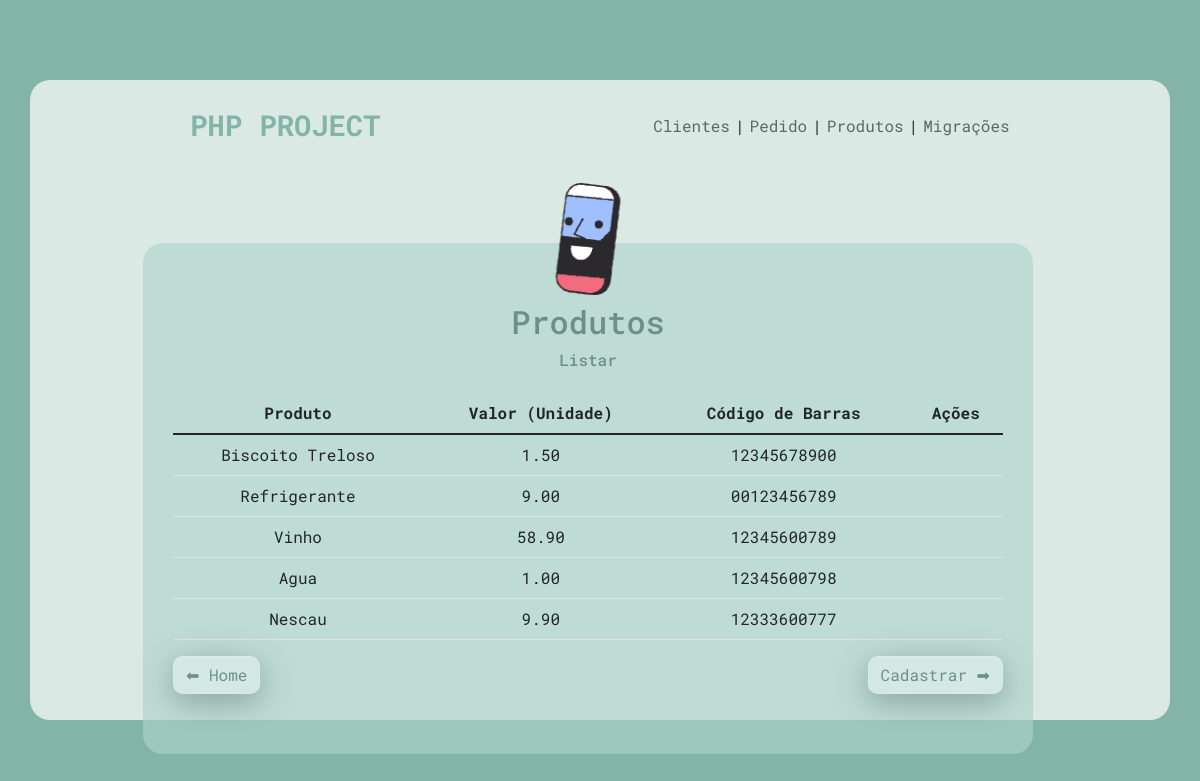
Screenshot of /products/list-products.php with the database file from the repository.
### tables this page shows
CREATE TABLE products (
	id int not null auto_increment primary key,
    nome_produto varchar (250) not null,
    valor_unitario decimal (5,2) not null,
    cod_barras varchar (11) not null unique key
);

### products/list-products.php (the view, shortened to what this page needs)
<?php
require_once('../backend/connection.php');
?>
<!DOCTYPE html>
<html lang="en">
<head>
  <link href="https://cdn.jsdelivr.net/npm/bootstrap@5.1.3/dist/css/bootstrap.min.css" rel="stylesheet">
  <link href="/style/home.css" rel="stylesheet">
  <link href="/style/form.css" rel="stylesheet">
  <link rel="stylesheet" href="path/to/font-awesome/css/font-awesome.min.css">
</head>
<body>
  <div class="container box-content">
    <?php
    include_once('../header.php');
    ?>
    <div class="container row d-flex my-5">
      <div class="container text-center col-10 card-menu">
        <div class="container-img">
          <img src="/assets/pablo-648.png" alt="" class="img-thumb img-products">
        </div>
        <h2 class="color-title">Produtos</h2>
        <h6 class="color-title mb-4">Listar</h6>
        <table class="table">
          <thead>
            <tr>
              <th scope="col">Produto</th>
              <th scope="col">Valor (Unidade)</th>
              <th scope="col">Código de Barras</th>
              <th scope="col">Ações</th>
            </tr>
          </thead>
          <tbody>
            <?php
            $connect = $db->query("select * from products order by id");
            if (!$connect) {
              echo "<tr><td>Error na busca</td></tr>";
            } else {
              if ($connect->num_rows == 0) {
                echo "<tr><td>Nenhum registro encontrado</td></tr>";
              } else {
                while ($registro = $connect->fetch_object()) {
                  echo "
                              <tr>
                                  <td>$registro->nome_produto</td>
                                  <td>$registro->valor_unitario</td>
                                  <td>$registro->cod_barras</td>
                                  <td>
                                      <a>
                                      </a>
                                  </td>
                              </tr>";
                }
              }
            }
            ?>
          </tbody>
        </table>
        <div class="d-flex justify-content-between mt-3">
          <a href="/index.html" class="btn">⬅ Home</a>
          <a href="/products/form-products.html" class="btn">Cadastrar ➡</a>
        </div>
      </div>
    </div>
  </div>
</body>
</html>

### style/home.css (style rules this page uses)
* { margin: 0; padding: 0; box-sizing: border-box; font-family: 'Roboto Mono', monospace; }
body { background-color: #82B5A5; }
.box-content { background: rgba(255, 255, 255, 0.705); height: 80vh; margin-top: 10vh; border-radius: 20px; }
a.btn { color: #6d8f84; background: rgba( 255, 255, 255, 0.35 ); box-shadow: 0 8px 32px 0 #6680789f; backdrop-filter: blur( 13.5px ); -webkit-backdrop-filter: blur( 13.5px ); border-radius: 10px; border: 1px solid rgba( 255, 255, 255, 0.18 ); }
.card-menu { background-color: #aed6cb9f; border: none; border-radius: 20px; min-height: 150px; position: relative; }
.container-img { position: relative; }

### style/form.css (style rules this page uses)
.img-thumb { position: absolute; width: 150px; top: -120px; left: 50%; transform: translateX(-50%); }
.img-products { width: 65px; }
.color-title { color: #6d8f84; }
.card-menu { padding: 60px 30px; }

### rows the page displays
products: nome_produto "Biscoito Treloso", valor_unitario "1.50", cod_barras "12345678900"
products: nome_produto "Refrigerante", valor_unitario "9.00", cod_barras "00123456789"
products: nome_produto "Vinho", valor_unitario "58.90", cod_barras "12345600789"
products: nome_produto "Agua", valor_unitario "1.00", cod_barras "12345600798"
products: nome_produto "Nescau", valor_unitario "9.90", cod_barras "12333600777"
